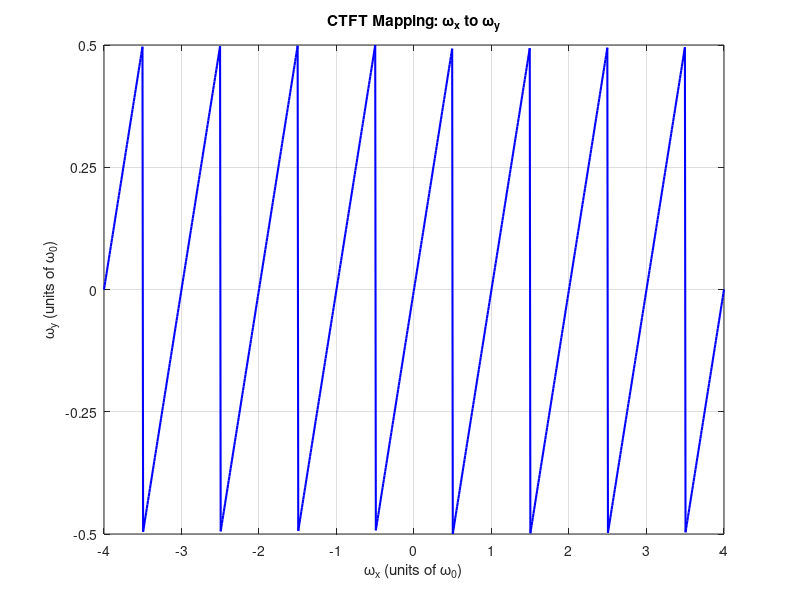
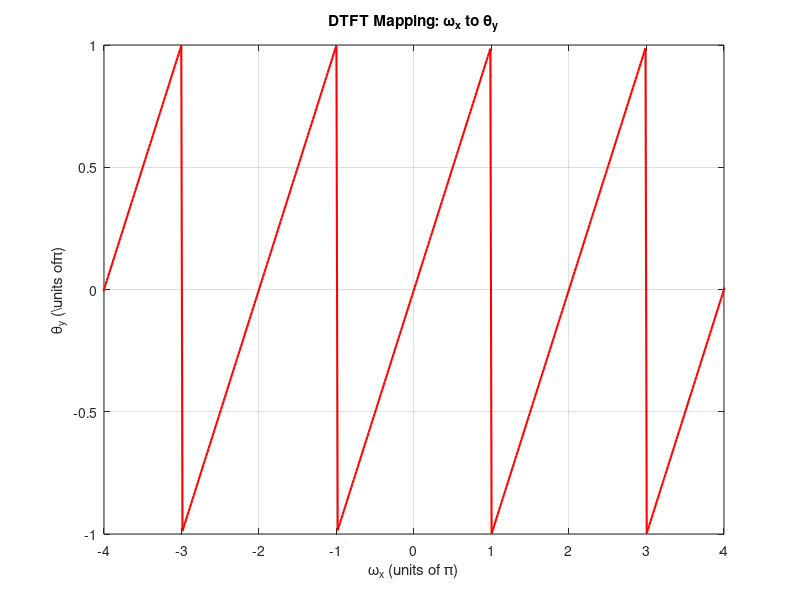

Write MATLAB code to recreate these figures, in order.
% Updated MATLAB script with custom axis ticks/labels

% Parameters
omega0 = 2 * pi;               % Sampling frequency
Delta_t = 2 * pi / omega0;     % Sample spacing
omega_x = linspace(-4*omega0, 4*omega0, 1000);  % CTFT domain

% --- Figure 1: CTFT mapping with ω₀ scaling ---
omega_y = mod(omega_x + omega0/2, omega0) - omega0/2;

figure (1);
plot(omega_x/omega0, omega_y/omega0, 'b', 'LineWidth', 1.5);
xlabel('\omega_x (units of \omega_0)');
ylabel('\omega_y (units of \omega_0)');
title('CTFT Mapping: \omega_x to \omega_y');
grid on;
xticks(-4:1:4);
yticks(-0.5:0.25:0.5);
xlim([-4, 4]);
ylim([-0.5, 0.5]);

% --- Figure 2: DTFT mapping with π scaling ---
theta_y = mod(omega_x * Delta_t + pi, 2*pi) - pi;

figure (2);
plot(omega_x/pi, theta_y/pi, 'r', 'LineWidth', 1.5);
xlabel('\omega_x (units of \pi)');
ylabel('\theta_y (\units of\pi)');
title('DTFT Mapping: \omega_x to \theta_y');
grid on;
xticks(-4:1:4);
yticks(-1:0.5:1);
xlim([-4, 4]);
ylim([-1, 1]);
